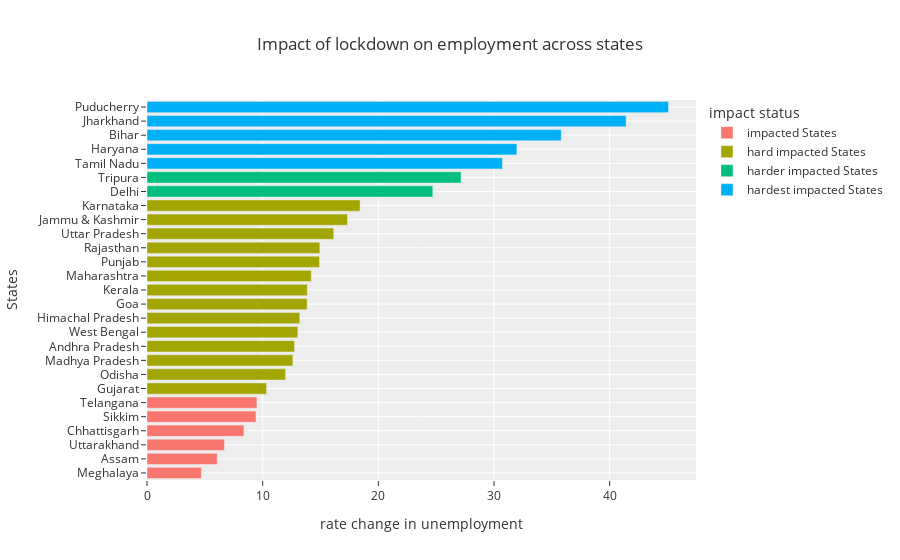

Here is the notebook cell this chart was saved with:
### Code cell
fig = px.bar(plot_per, y='States',x='rate change in unemployment',color='impact status',
            title='Impact of lockdown on employment across states',template='ggplot2',height=650)


fig.show()

### Figure 1 — Plotly figure (JSON) as saved in the notebook; plotly's stock layout.template omitted (floating-point values rounded to 4 significant figures)
{"data": [{"alignmentgroup": "True", "hovertemplate": "impact status=impacted States<br>rate change in unemployment=%{x}<br>States=%{y}<extra></extra>", "legendgroup": "impacted States", "marker": {"color": "#F8766D", "pattern": {"shape": ""}}, "name": "impacted States", "offsetgroup": "impacted States", "orientation": "h", "showlegend": true, "textposition": "auto", "x": [4.7, 6.07, 6.7, 8.38, 9.42, 9.5], "xaxis": "x", "y": ["Meghalaya", "Assam", "Uttarakhand", "Chhattisgarh", "Sikkim", "Telangana"], "yaxis": "y", "type": "bar"}, {"alignmentgroup": "True", "hovertemplate": "impact status=hard impacted States<br>rate change in unemployment=%{x}<br>States=%{y}<extra></extra>", "legendgroup": "hard impacted States", "marker": {"color": "#A3A500", "pattern": {"shape": ""}}, "name": "hard impacted States", "offsetgroup": "hard impacted States", "orientation": "h", "showlegend": true, "textposition": "auto", "x": [10.34, 11.98, 12.61, 12.75, 13.04, 13.21, 13.84, 13.86, 14.2, 14.91, 14.94, 16.14, 17.33, 18.42], "xaxis": "x", "y": ["Gujarat", "Odisha", "Madhya Pradesh", "Andhra Pradesh", "West Bengal", "Himachal Pradesh", "Goa", "Kerala", "Maharashtra", "Punjab", "Rajasthan", "Uttar Pradesh", "Jammu & Kashmir", "Karnataka"], "yaxis": "y", "type": "bar"}, {"alignmentgroup": "True", "hovertemplate": "impact status=harder impacted States<br>rate change in unemployment=%{x}<br>States=%{y}<extra></extra>", "legendgroup": "harder impacted States", "marker": {"color": "#00BF7D", "pattern": {"shape": ""}}, "name": "harder impacted States", "offsetgroup": "harder impacted States", "orientation": "h", "showlegend": true, "textposition": "auto", "x": [24.71, 27.15], "xaxis": "x", "y": ["Delhi", "Tripura"], "yaxis": "y", "type": "bar"}, {"alignmentgroup": "True", "hovertemplate": "impact status=hardest impacted States<br>rate change in unemployment=%{x}<br>States=%{y}<extra></extra>", "legendgroup": "hardest impacted States", "marker": {"color": "#00B0F6", "pattern": {"shape": ""}}, "name": "hardest impacted States", "offsetgroup": "hardest impacted States", "orientation": "h", "showlegend": true, "textposition": "auto", "x": [30.73, 31.98, 35.81, 41.42, 45.09], "xaxis": "x", "y": ["Tamil Nadu", "Haryana", "Bihar", "Jharkhand", "Puducherry"], "yaxis": "y", "type": "bar"}], "layout": {"xaxis": {"anchor": "y", "domain": [0, 1], "title": {"text": "rate change in unemployment"}, "type": "linear", "range": [0, 47.46], "autorange": true}, "yaxis": {"anchor": "x", "domain": [0, 1], "title": {"text": "States"}, "type": "category", "range": [-0.5, 26.5], "autorange": true}, "legend": {"title": {"text": "impact status"}, "tracegroupgap": 0}, "title": {"text": "Impact of lockdown on employment across states"}, "barmode": "relative", "autosize": true}}
